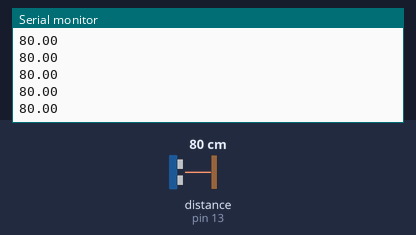
This sketch was run on a simulated Arduino Uno, built with avr-gcc and run on an emulated ATmega328P. Parts: the last lines printed to the serial monitor. The test bench sets the inputs (shaded band); at power-on: distance to the obstacle (sensor on pin 13) 80 cm.

Above: at 1.2 s.
1.3 s: distance to the obstacle (sensor on pin 13) set to 2 cm
At 1.35 s:
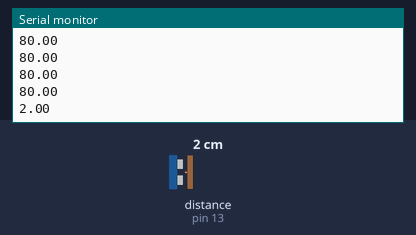
2.8 s: distance to the obstacle (sensor on pin 13) set to 4 cm
At 2.83 s:
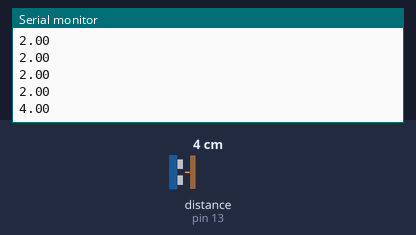
Timing chart, 0 to 5.8 s (numbered marks = the images above; inputs shaded):
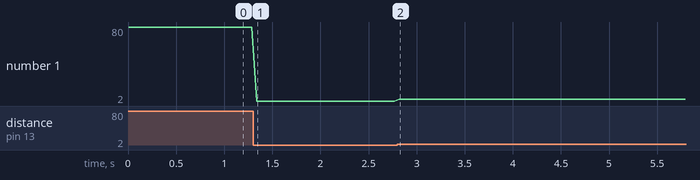

The sketch:

Ultraljud_sensor.ino
```cpp
#include <HCSR04.h>

UltraSonicDistanceSensor distanceSensor(12, 13);  // Initialize sensor that uses digital pins 13 and 12.

void setup () {
    Serial.begin(9600);  // We initialize serial connection so that we could print values from sensor.
}

void loop () {
    // Every 50 miliseconds, do a measurement using the sensor and print the distance in centimeters.
    Serial.println(distanceSensor.measureDistanceCm());
    delay(50);
}
```

Measured:
- after the input at 1.3 s, the serial monitor: prints a new line at once (image 1)
- after the input at 2.8 s, the serial monitor: prints a new line at once (image 2)
- plotted number 1: 80 → 2 after the input at 1.3 s, 2 → 4 after the input at 2.8 s
